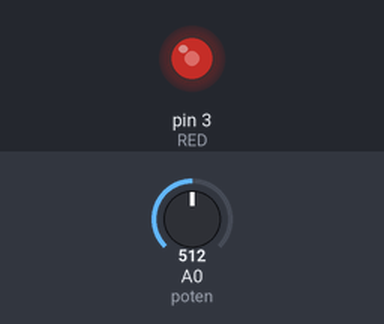
This sketch was run on a simulated Arduino Uno, built with avr-gcc and run on an emulated ATmega328P. On the bench: output pins drawn as LEDs (lit = HIGH). Inputs (shaded band) come from the test bench; at power-on: A0 (poten) = 512.

Above: at 1.2 s.
1.3 s: A0 (poten) set to 716
At 2.4 s:
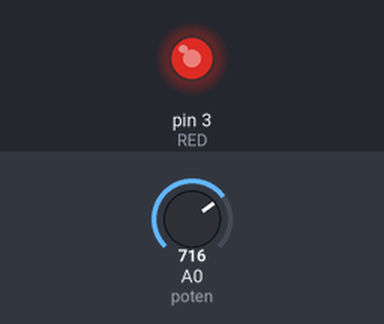
2.8 s: A0 (poten) set to 900
At 3.5 s:
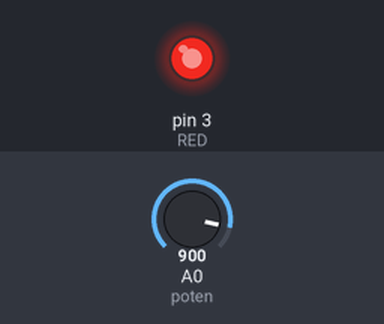
4.3 s: A0 (poten) set to 122
At 4.6 s:
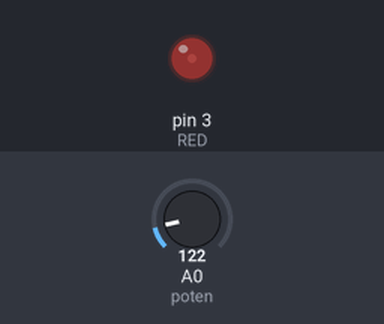
5.8 s: A0 (poten) set to 0
At 7.0 s:
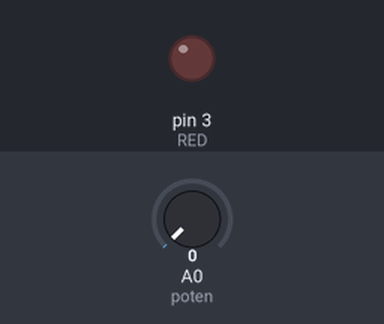
7.3 s: A0 (poten) set to 511
At 8.1 s:
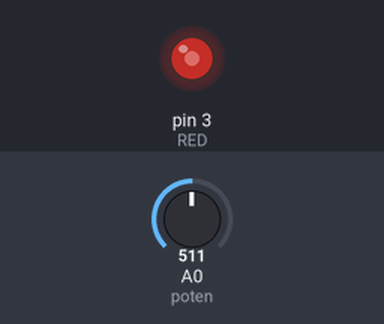
Timing chart, 0 to 9.8 s (numbered marks = the images above; inputs shaded):
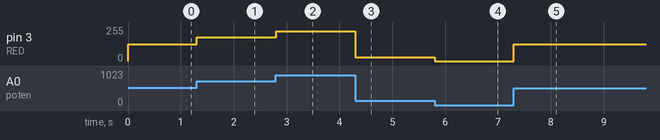

The sketch:

Control_de_led_con_potenciometro_Practica_1_Ejercicio_1.ino
```cpp
/*
*Fundacion Kinal
*Centro Educativo Tecnico Laboral Kinal
*Electronica
*Grado: Quinto
*Seccion: A
*Cuerso: Taller de Electronica Digital y Reparacion de Computadoras I
*Nombre: Edgar Leonel Ramírez Estrada
*Carnet: 209410
*Proyecto: Practica No.2 Control_de_led_con_potenciometro
*/
#define RED 3
int Control_brillo = 0;
int poten = A0;


void setup() {
  pinMode(RED, OUTPUT);
  pinMode(poten, INPUT);

}

void loop() {
  Control_brillo = map(analogRead (poten), 0, 1023, 0, 255);
  analogWrite(RED, Control_brillo);
}
```

Measured:
- after the input at 1.3 s, pin 3 (RED): 127/255 → 178/255 at once
- after the input at 2.8 s, pin 3 (RED): 178/255 → 224/255 at once
- after the input at 4.3 s, pin 3 (RED): 224/255 → 30/255 at once
- after the input at 5.8 s, pin 3 (RED): 30/255 → 0/255 at once
- after the input at 7.3 s, pin 3 (RED): 0/255 → 127/255 at once
